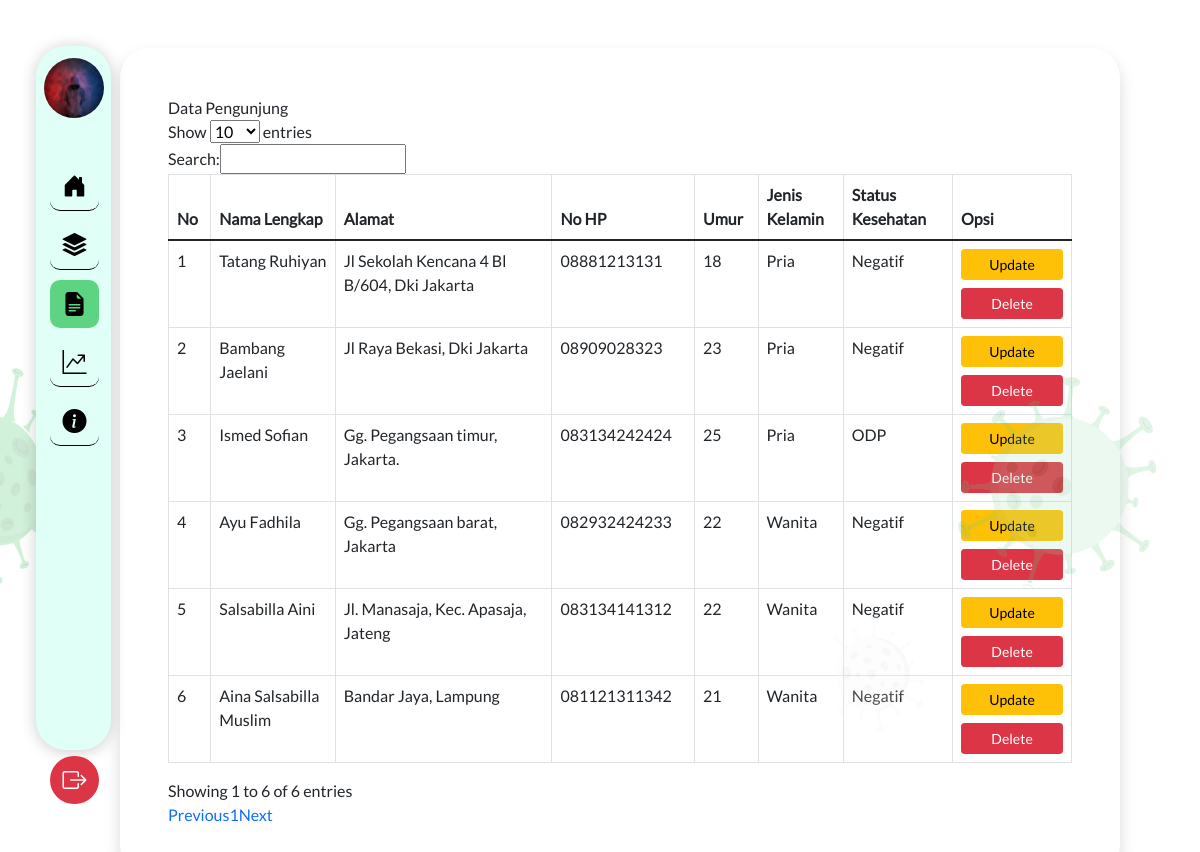
The app's page /index.php/pengunjung with its own data.
### tables this page shows
CREATE TABLE `pengunjung` (
  `idPengunjung` int(10) NOT NULL,
  `namaPengunjung` varchar(50) NOT NULL,
  `alamatPengunjung` varchar(100) NOT NULL,
  `noHpPengunjung` varchar(12) NOT NULL,
  `umurPengunjung` int(2) NOT NULL,
  `jenisKelaminPengunjung` enum('Pria','Wanita') NOT NULL,
  `statusKesehatan` enum('Negatif','Positif','ODP','OTG') NOT NULL
);

### application/controllers/Pengunjung.php (called while the page is built, shortened)
<?php
class Pengunjung extends CI_Controller
{
	public function __construct()
	{
		$this->load->model('Pengunjung_model');
		$this->load->library('form_validation');
	}
	public function index()
	{
		$data['judul'] = 'Data Mitra';
		$data['pengunjung'] = $this->Pengunjung_model->getDataPengunjung()->result();
		$this->load->view('templates/header', $data);
        $this->load->view('pengunjung/index', $data);
        $this->load->view('templates/footer');
	}
}

### index.php (called while the page is built, shortened)
<?php
require_once BASEPATH.'core/CodeIgniter.php';

### application/models/Pengunjung_model.php (called while the page is built)
<?php
class Pengunjung_model extends CI_Model
{
	public function getDataPengunjung()
	{
		return $this->db->get('pengunjung');
	}
}
?>

### application/views/pengunjung/index.php (the view)
<div class="d-flex mt-5">
    <div class="p-5 col-md-10 shadow mb-5 ml-container" style="border-radius: 30px;">
        <div class="row">
            <div class="col-lg-12">
                <div class="panel panel-default">
                    <div class="panel-heading">
                        Data Pengunjung
                    </div>
                    <div class="panel-body">
                        <table id="example" class="table table-bordered table-hover">
                            <thead>
                                <tr>
                                    <th scope="col">No</th>
                                    <th scope="col">Nama Lengkap</th>
                                    <th scope="col">Alamat</th>
                                    <th scope="col">No HP</th>
                                    <th scope="col">Umur</th>
                                    <th scope="col">Jenis Kelamin</th>
                                    <th scope="col">Status Kesehatan</th>
                                    <th scope="col" width="125px">Opsi</th>
                                </tr>
                            </thead>
                            <tbody>
								<?php
                                    $i = 1;
                                    foreach ($pengunjung as $data) { ?>
								<tr>
									<td><?php echo $i?></td>
									<td><?php echo $data->namaPengunjung?></td>
									<td><?php echo $data->alamatPengunjung ?></td>
									<td><?php echo $data->noHpPengunjung ?></td>
									<td><?php echo $data->umurPengunjung ?></td>
									<td><?php echo $data->jenisKelaminPengunjung ?></td>
									<td><?php echo $data->statusKesehatan ?></td>
									<td>
										<a href="#" class="btn btn-sm btn-warning w-100 mb-2" id="update">Update</a>
										<a href="#" class="btn btn-sm btn-danger w-100" id="delete">Delete</a>
									</td>
								</tr>
								<?php
                                    $i++;
                                }
                                ?>
							</tbody>
                        </table>
                    </div>
                </div>
            </div>
        </div>
    </div>
</div>

### assets/css/style.css (style rules this page uses)
body { font-family: "LatoRegular" !important; }
a { text-decoration: none; cursor: pointer; }
.ml-container { margin-left: 10vw; }

### records on screen
pengunjung: namaPengunjung "Tatang Ruhiyan", alamatPengunjung "Jl Sekolah Kencana 4 Bl B/604, Dki Jakarta", noHpPengunjung "08881213131", umurPengunjung "18", jenisKelaminPengunjung "Pria", statusKesehatan "Negatif"
pengunjung: namaPengunjung "Bambang Jaelani", alamatPengunjung "Jl Raya Bekasi, Dki Jakarta", noHpPengunjung "08909028323", umurPengunjung "23", jenisKelaminPengunjung "Pria", statusKesehatan "Negatif"
pengunjung: namaPengunjung "Ismed Sofian", alamatPengunjung "Gg. Pegangsaan timur, Jakarta.", noHpPengunjung "083134242424", umurPengunjung "25", jenisKelaminPengunjung "Pria"
pengunjung: namaPengunjung "Ayu Fadhila", alamatPengunjung "Gg. Pegangsaan barat, Jakarta", noHpPengunjung "082932424233", umurPengunjung "22", jenisKelaminPengunjung "Wanita"
pengunjung: namaPengunjung "Salsabilla Aini", alamatPengunjung "Jl. Manasaja, Kec. Apasaja, Jateng", noHpPengunjung "083134141312", umurPengunjung "22", jenisKelaminPengunjung "Wanita"
pengunjung: namaPengunjung "Aina Salsabilla Muslim", alamatPengunjung "Bandar Jaya, Lampung", noHpPengunjung "081121311342", umurPengunjung "21", jenisKelaminPengunjung "Wanita"
